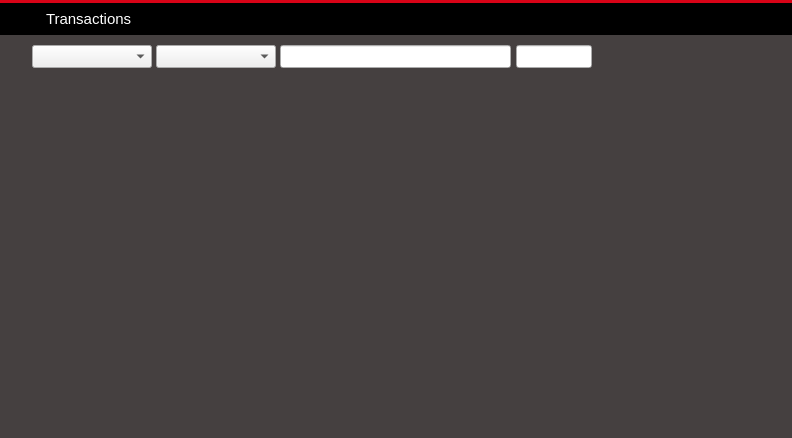
<?xml version="1.0" encoding="UTF-8"?>
<ui version="4.0">
 <class>TransactionsPage</class>
 <widget class="QWidget" name="TransactionsPage">
  <property name="geometry">
   <rect>
    <x>0</x>
    <y>0</y>
    <width>792</width>
    <height>438</height>
   </rect>
  </property>
  <property name="palette">
   <palette>
    <active>
     <colorrole role="Button">
      <brush brushstyle="SolidPattern">
       <color alpha="255">
        <red>233</red>
        <green>217</green>
        <blue>216</blue>
       </color>
      </brush>
     </colorrole>
     <colorrole role="Base">
      <brush brushstyle="SolidPattern">
       <color alpha="255">
        <red>233</red>
        <green>217</green>
        <blue>216</blue>
       </color>
      </brush>
     </colorrole>
     <colorrole role="Window">
      <brush brushstyle="SolidPattern">
       <color alpha="255">
        <red>233</red>
        <green>217</green>
        <blue>216</blue>
       </color>
      </brush>
     </colorrole>
     <colorrole role="Highlight">
      <brush brushstyle="SolidPattern">
       <color alpha="255">
        <red>235</red>
        <green>235</green>
        <blue>235</blue>
       </color>
      </brush>
     </colorrole>
     <colorrole role="HighlightedText">
      <brush brushstyle="SolidPattern">
       <color alpha="255">
        <red>171</red>
        <green>127</green>
        <blue>130</blue>
       </color>
      </brush>
     </colorrole>
    </active>
    <inactive>
     <colorrole role="Button">
      <brush brushstyle="SolidPattern">
       <color alpha="255">
        <red>233</red>
        <green>217</green>
        <blue>216</blue>
       </color>
      </brush>
     </colorrole>
     <colorrole role="Base">
      <brush brushstyle="SolidPattern">
       <color alpha="255">
        <red>233</red>
        <green>217</green>
        <blue>216</blue>
       </color>
      </brush>
     </colorrole>
     <colorrole role="Window">
      <brush brushstyle="SolidPattern">
       <color alpha="255">
        <red>233</red>
        <green>217</green>
        <blue>216</blue>
       </color>
      </brush>
     </colorrole>
     <colorrole role="Highlight">
      <brush brushstyle="SolidPattern">
       <color alpha="255">
        <red>235</red>
        <green>235</green>
        <blue>235</blue>
       </color>
      </brush>
     </colorrole>
     <colorrole role="HighlightedText">
      <brush brushstyle="SolidPattern">
       <color alpha="255">
        <red>171</red>
        <green>127</green>
        <blue>130</blue>
       </color>
      </brush>
     </colorrole>
    </inactive>
    <disabled>
     <colorrole role="Button">
      <brush brushstyle="SolidPattern">
       <color alpha="255">
        <red>233</red>
        <green>217</green>
        <blue>216</blue>
       </color>
      </brush>
     </colorrole>
     <colorrole role="Base">
      <brush brushstyle="SolidPattern">
       <color alpha="255">
        <red>233</red>
        <green>217</green>
        <blue>216</blue>
       </color>
      </brush>
     </colorrole>
     <colorrole role="Window">
      <brush brushstyle="SolidPattern">
       <color alpha="255">
        <red>233</red>
        <green>217</green>
        <blue>216</blue>
       </color>
      </brush>
     </colorrole>
     <colorrole role="Highlight">
      <brush brushstyle="SolidPattern">
       <color alpha="255">
        <red>240</red>
        <green>240</green>
        <blue>240</blue>
       </color>
      </brush>
     </colorrole>
     <colorrole role="HighlightedText">
      <brush brushstyle="SolidPattern">
       <color alpha="255">
        <red>171</red>
        <green>127</green>
        <blue>130</blue>
       </color>
      </brush>
     </colorrole>
    </disabled>
   </palette>
  </property>
  <property name="windowTitle">
   <string>Form</string>
  </property>
  <layout class="QVBoxLayout" name="verticalLayout_9">
   <property name="spacing">
    <number>0</number>
   </property>
   <property name="margin">
    <number>0</number>
   </property>
   <item>
    <widget class="Line" name="line_3">
     <property name="styleSheet">
      <string notr="true">background-color: #d80317;</string>
     </property>
     <property name="lineWidth">
      <number>0</number>
     </property>
     <property name="orientation">
      <enum>Qt::Horizontal</enum>
     </property>
    </widget>
   </item>
   <item>
    <widget class="QWidget" name="wTransactionsHeader" native="true">
     <property name="minimumSize">
      <size>
       <width>0</width>
       <height>32</height>
      </size>
     </property>
     <property name="maximumSize">
      <size>
       <width>16777215</width>
       <height>32</height>
      </size>
     </property>
     <property name="styleSheet">
      <string notr="true">#wTransactionsHeader {
	background-color: black;
}</string>
     </property>
     <property name="is_header" stdset="0">
      <bool>true</bool>
     </property>
     <layout class="QHBoxLayout" name="horizontalLayout_10">
      <property name="margin">
       <number>0</number>
      </property>
      <item>
       <spacer name="horizontalSpacer_14">
        <property name="orientation">
         <enum>Qt::Horizontal</enum>
        </property>
        <property name="sizeType">
         <enum>QSizePolicy::Fixed</enum>
        </property>
        <property name="sizeHint" stdset="0">
         <size>
          <width>5</width>
          <height>20</height>
         </size>
        </property>
       </spacer>
      </item>
      <item>
       <widget class="QLabel" name="label_20">
        <property name="sizePolicy">
         <sizepolicy hsizetype="Fixed" vsizetype="Fixed">
          <horstretch>0</horstretch>
          <verstretch>0</verstretch>
         </sizepolicy>
        </property>
        <property name="minimumSize">
         <size>
          <width>25</width>
          <height>25</height>
         </size>
        </property>
        <property name="maximumSize">
         <size>
          <width>25</width>
          <height>25</height>
         </size>
        </property>
        <property name="text">
         <string notr="true"/>
        </property>
        <property name="pixmap">
         <pixmap resource="../res.qrc">:/res/transactions.png</pixmap>
        </property>
       </widget>
      </item>
      <item>
       <spacer name="horizontalSpacerIconText">
        <property name="orientation"><enum>Qt::Horizontal</enum></property>
        <property name="sizeType"><enum>QSizePolicy::Fixed</enum></property>
        <property name="sizeHint" stdset="0"><size><width>10</width><height>20</height></size></property>
       </spacer>
      </item>
      <item>
       <layout class="QVBoxLayout" name="verticalLayout_10">
        <item>
         <widget class="QLabel" name="label_21">
          <property name="font">
           <font>
            <pointsize>11</pointsize>
            <stylestrategy>PreferAntialias</stylestrategy>
           </font>
          </property>
          <property name="styleSheet">
           <string notr="true">QLabel {
	color: #FFFFFF;
}</string>
          </property>
          <property name="text">
           <string>Transactions</string>
          </property>
         </widget>
        </item>
       </layout>
      </item>
     </layout>
    </widget>
   </item>
   <item>
    <widget class="QWidget" name="wTransactionsContainer" native="true">
     <property name="styleSheet">
      <string notr="true">#wTransactionsContainer {
	background-color: rgba(0, 0, 0, 180);
 }

QLabel {
	color: #FFFFFF;
}
</string>
     </property>
     <widget class="QTableView" name="transactionView">
      <property name="geometry">
       <rect>
        <x>-1</x>
        <y>44</y>
        <width>794</width>
        <height>360</height>
       </rect>
      </property>
      <property name="sizePolicy">
       <sizepolicy hsizetype="Maximum" vsizetype="Fixed">
        <horstretch>0</horstretch>
        <verstretch>0</verstretch>
       </sizepolicy>
      </property>
      <property name="maximumSize">
       <size>
        <width>794</width>
        <height>16777215</height>
       </size>
      </property>
      <property name="font">
       <font>
        <pointsize>8</pointsize>
       </font>
      </property>
      <property name="styleSheet">
       <string notr="true"> QScrollBar:vertical {
     border: 0px solid grey;
     background: rgba(0, 0, 0, 60);
     width: 9px;
     margin: 15px 0px 0 0px;
 }
 QScrollBar::handle:vertical {
     background: rgba(255, 255, 255, 90);
     min-width: 20px;
 }
QScrollBar::sub-line:vertical {
	height: 0px;
    width: 0px;
}

QHeaderView {
	background-color: transparent;
	font-size: 10;
	text-align:left;
color: #FFFFFF;
}
QHeaderView::section {
    background-color: transparent;
    color: #FFFFFF;
    padding-left: 5px;
    border: 0px solid #6c6c6c;
	text-align:left;
}

/* style the sort indicator */
QHeaderView::down-arrow {
    image: url(down_arrow.png);
}

QHeaderView::up-arrow {
    image: url(up_arrow.png);
}

QTableView {
	background-color: transparent;
	selection-background-color: rgba(255, 255, 255, 40);
	selection-color: #FFFFFF;
	color: #FFFFFF;
}</string>
      </property>
      <property name="frameShape">
       <enum>QFrame::NoFrame</enum>
      </property>
      <property name="horizontalScrollBarPolicy">
       <enum>Qt::ScrollBarAlwaysOff</enum>
      </property>
      <property name="editTriggers">
       <set>QAbstractItemView::NoEditTriggers</set>
      </property>
      <property name="selectionMode">
       <enum>QAbstractItemView::SingleSelection</enum>
      </property>
      <property name="selectionBehavior">
       <enum>QAbstractItemView::SelectRows</enum>
      </property>
      <property name="showGrid">
       <bool>false</bool>
      </property>
      <attribute name="verticalHeaderVisible">
       <bool>false</bool>
      </attribute>
      <attribute name="verticalHeaderDefaultSectionSize">
       <number>20</number>
      </attribute>
      <attribute name="verticalHeaderMinimumSectionSize">
       <number>20</number>
      </attribute>
     </widget>
     <widget class="QLineEdit" name="amountWidget">
      <property name="geometry">
       <rect>
        <x>516</x>
        <y>10</y>
        <width>76</width>
        <height>23</height>
       </rect>
      </property>
      <property name="sizePolicy">
       <sizepolicy hsizetype="Expanding" vsizetype="Expanding">
        <horstretch>0</horstretch>
        <verstretch>0</verstretch>
       </sizepolicy>
      </property>
     </widget>
     <widget class="QLineEdit" name="addressWidget">
      <property name="geometry">
       <rect>
        <x>280</x>
        <y>10</y>
        <width>231</width>
        <height>23</height>
       </rect>
      </property>
      <property name="sizePolicy">
       <sizepolicy hsizetype="Expanding" vsizetype="Expanding">
        <horstretch>0</horstretch>
        <verstretch>0</verstretch>
       </sizepolicy>
      </property>
     </widget>
     <widget class="QComboBox" name="dateWidget">
      <property name="geometry">
       <rect>
        <x>32</x>
        <y>10</y>
        <width>120</width>
        <height>23</height>
       </rect>
      </property>
      <property name="sizePolicy">
       <sizepolicy hsizetype="Fixed" vsizetype="Fixed">
        <horstretch>0</horstretch>
        <verstretch>0</verstretch>
       </sizepolicy>
      </property>
      <property name="minimumSize">
       <size>
        <width>43</width>
        <height>22</height>
       </size>
      </property>
      <property name="maximumSize">
       <size>
        <width>120</width>
        <height>16777215</height>
       </size>
      </property>
      <property name="styleSheet">
       <string notr="true"/>
      </property>
      <property name="iconSize">
       <size>
        <width>16</width>
        <height>20</height>
       </size>
      </property>
     </widget>
     <widget class="QPushButton" name="bTransactionsSortOrder">
      <property name="geometry">
       <rect>
        <x>-4</x>
        <y>11</y>
        <width>40</width>
        <height>20</height>
       </rect>
      </property>
      <property name="minimumSize">
       <size>
        <width>20</width>
        <height>20</height>
       </size>
      </property>
      <property name="styleSheet">
       <string notr="true">QPushButton {
	border: 0px solid gray;	
}
</string>
      </property>
      <property name="text">
       <string/>
      </property>
      <property name="icon">
       <iconset resource="../res.qrc">
        <normaloff>:/res/sort_down.png</normaloff>:/res/sort_down.png</iconset>
      </property>
      <property name="iconSize">
       <size>
        <width>20</width>
        <height>20</height>
       </size>
      </property>
     </widget>
     <widget class="QComboBox" name="typeWidget">
      <property name="geometry">
       <rect>
        <x>156</x>
        <y>10</y>
        <width>120</width>
        <height>23</height>
       </rect>
      </property>
      <property name="minimumSize">
       <size>
        <width>43</width>
        <height>22</height>
       </size>
      </property>
      <property name="maximumSize">
       <size>
        <width>120</width>
        <height>16777215</height>
       </size>
      </property>
     </widget>
    </widget>
   </item>
  </layout>
 </widget>
 <resources>
  <include location="../res.qrc"/>
 </resources>
 <connections/>
</ui>
